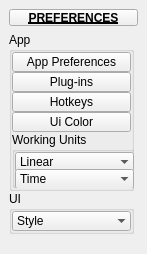
<?xml version="1.0" encoding="UTF-8"?>
<ui version="4.0">
 <class>QtUi</class>
 <widget class="QMainWindow" name="QtUi">
  <property name="enabled">
   <bool>true</bool>
  </property>
  <property name="geometry">
   <rect>
    <x>0</x>
    <y>0</y>
    <width>147</width>
    <height>254</height>
   </rect>
  </property>
  <property name="minimumSize">
   <size>
    <width>0</width>
    <height>0</height>
   </size>
  </property>
  <property name="maximumSize">
   <size>
    <width>999</width>
    <height>999</height>
   </size>
  </property>
  <property name="windowTitle">
   <string>Toolkit</string>
  </property>
  <property name="tabShape">
   <enum>QTabWidget::Triangular</enum>
  </property>
  <property name="dockNestingEnabled">
   <bool>true</bool>
  </property>
  <property name="dockOptions">
   <set>QMainWindow::AllowNestedDocks|QMainWindow::AllowTabbedDocks|QMainWindow::AnimatedDocks|QMainWindow::ForceTabbedDocks</set>
  </property>
  <widget class="QWidget" name="mainWindow">
   <layout class="QVBoxLayout" name="verticalLayout_2">
    <item>
     <widget class="PushButtonDraggable" name="draggable_header">
      <property name="minimumSize">
       <size>
        <width>19</width>
        <height>17</height>
       </size>
      </property>
      <property name="maximumSize">
       <size>
        <width>999</width>
        <height>17</height>
       </size>
      </property>
      <property name="font">
       <font>
        <weight>75</weight>
        <bold>true</bold>
        <underline>true</underline>
       </font>
      </property>
      <property name="text">
       <string>PREFERENCES</string>
      </property>
      <property name="checkable">
       <bool>true</bool>
      </property>
     </widget>
    </item>
    <item>
     <layout class="QVBoxLayout" name="verticalLayout">
      <property name="spacing">
       <number>0</number>
      </property>
      <item>
       <widget class="QGroupBox" name="app">
        <property name="minimumSize">
         <size>
          <width>125</width>
          <height>0</height>
         </size>
        </property>
        <property name="maximumSize">
         <size>
          <width>125</width>
          <height>999</height>
         </size>
        </property>
        <property name="title">
         <string>App</string>
        </property>
        <layout class="QVBoxLayout" name="verticalLayout_3">
         <property name="spacing">
          <number>0</number>
         </property>
         <property name="leftMargin">
          <number>0</number>
         </property>
         <property name="topMargin">
          <number>0</number>
         </property>
         <property name="rightMargin">
          <number>0</number>
         </property>
         <property name="bottomMargin">
          <number>0</number>
         </property>
         <item>
          <widget class="QPushButton" name="b010">
           <property name="minimumSize">
            <size>
             <width>0</width>
             <height>20</height>
            </size>
           </property>
           <property name="maximumSize">
            <size>
             <width>999</width>
             <height>20</height>
            </size>
           </property>
           <property name="text">
            <string>App Preferences</string>
           </property>
          </widget>
         </item>
         <item>
          <widget class="QPushButton" name="b009">
           <property name="minimumSize">
            <size>
             <width>0</width>
             <height>20</height>
            </size>
           </property>
           <property name="maximumSize">
            <size>
             <width>999</width>
             <height>20</height>
            </size>
           </property>
           <property name="text">
            <string>Plug-ins</string>
           </property>
          </widget>
         </item>
         <item>
          <widget class="QPushButton" name="b008">
           <property name="minimumSize">
            <size>
             <width>0</width>
             <height>20</height>
            </size>
           </property>
           <property name="maximumSize">
            <size>
             <width>999</width>
             <height>20</height>
            </size>
           </property>
           <property name="toolTip">
            <string>Platonic solids</string>
           </property>
           <property name="text">
            <string>Hotkeys</string>
           </property>
          </widget>
         </item>
         <item>
          <widget class="QPushButton" name="b001">
           <property name="minimumSize">
            <size>
             <width>0</width>
             <height>20</height>
            </size>
           </property>
           <property name="maximumSize">
            <size>
             <width>999</width>
             <height>20</height>
            </size>
           </property>
           <property name="toolTip">
            <string>Open color settings editor</string>
           </property>
           <property name="text">
            <string>Ui Color</string>
           </property>
          </widget>
         </item>
         <item>
          <widget class="QGroupBox" name="units">
           <property name="minimumSize">
            <size>
             <width>125</width>
             <height>56</height>
            </size>
           </property>
           <property name="maximumSize">
            <size>
             <width>125</width>
             <height>999</height>
            </size>
           </property>
           <property name="title">
            <string>Working Units</string>
           </property>
           <layout class="QVBoxLayout" name="verticalLayout_4">
            <property name="spacing">
             <number>0</number>
            </property>
            <property name="leftMargin">
             <number>0</number>
            </property>
            <property name="topMargin">
             <number>0</number>
            </property>
            <property name="rightMargin">
             <number>0</number>
            </property>
            <property name="bottomMargin">
             <number>0</number>
            </property>
            <item>
             <widget class="ComboBox" name="cmb001">
              <property name="minimumSize">
               <size>
                <width>0</width>
                <height>20</height>
               </size>
              </property>
              <property name="maximumSize">
               <size>
                <width>999</width>
                <height>20</height>
               </size>
              </property>
              <property name="toolTip">
               <string>Set working units: Linear</string>
              </property>
              <property name="maxCount">
               <number>999</number>
              </property>
              <property name="sizeAdjustPolicy">
               <enum>QComboBox::AdjustToContents</enum>
              </property>
              <property name="frame">
               <bool>false</bool>
              </property>
              <item>
               <property name="text">
                <string>Linear</string>
               </property>
              </item>
             </widget>
            </item>
            <item>
             <widget class="ComboBox" name="cmb002">
              <property name="minimumSize">
               <size>
                <width>0</width>
                <height>20</height>
               </size>
              </property>
              <property name="maximumSize">
               <size>
                <width>999</width>
                <height>20</height>
               </size>
              </property>
              <property name="toolTip">
               <string>Set working units: Time</string>
              </property>
              <property name="maxCount">
               <number>999</number>
              </property>
              <property name="sizeAdjustPolicy">
               <enum>QComboBox::AdjustToContents</enum>
              </property>
              <property name="frame">
               <bool>false</bool>
              </property>
              <item>
               <property name="text">
                <string>Time</string>
               </property>
              </item>
             </widget>
            </item>
           </layout>
          </widget>
         </item>
        </layout>
       </widget>
      </item>
      <item>
       <widget class="QGroupBox" name="ui">
        <property name="minimumSize">
         <size>
          <width>125</width>
          <height>0</height>
         </size>
        </property>
        <property name="maximumSize">
         <size>
          <width>125</width>
          <height>999</height>
         </size>
        </property>
        <property name="title">
         <string>UI</string>
        </property>
        <layout class="QVBoxLayout" name="verticalLayout_5">
         <property name="spacing">
          <number>0</number>
         </property>
         <property name="leftMargin">
          <number>0</number>
         </property>
         <property name="topMargin">
          <number>0</number>
         </property>
         <property name="rightMargin">
          <number>0</number>
         </property>
         <property name="bottomMargin">
          <number>0</number>
         </property>
         <item>
          <widget class="ComboBox" name="cmb003">
           <property name="minimumSize">
            <size>
             <width>0</width>
             <height>20</height>
            </size>
           </property>
           <property name="maximumSize">
            <size>
             <width>999</width>
             <height>20</height>
            </size>
           </property>
           <property name="toolTip">
            <string>Select shorcut menu set type.</string>
           </property>
           <property name="maxVisibleItems">
            <number>50</number>
           </property>
           <property name="sizeAdjustPolicy">
            <enum>QComboBox::AdjustToContentsOnFirstShow</enum>
           </property>
           <property name="frame">
            <bool>false</bool>
           </property>
           <item>
            <property name="text">
             <string>Style</string>
            </property>
           </item>
          </widget>
         </item>
        </layout>
       </widget>
      </item>
      <item>
       <spacer name="verticalSpacer_2">
        <property name="orientation">
         <enum>Qt::Vertical</enum>
        </property>
        <property name="sizeHint" stdset="0">
         <size>
          <width>20</width>
          <height>40</height>
         </size>
        </property>
       </spacer>
      </item>
     </layout>
    </item>
   </layout>
  </widget>
 </widget>
 <customwidgets>
  <customwidget>
   <class>PushButtonDraggable</class>
   <extends>QPushButton</extends>
   <header>widgets.pushbuttondraggable.h</header>
  </customwidget>
  <customwidget>
   <class>ComboBox</class>
   <extends>QComboBox</extends>
   <header>widgets.combobox.h</header>
  </customwidget>
 </customwidgets>
 <resources/>
 <connections/>
 <designerdata>
  <property name="gridDeltaX">
   <number>5</number>
  </property>
  <property name="gridDeltaY">
   <number>5</number>
  </property>
  <property name="gridSnapX">
   <bool>true</bool>
  </property>
  <property name="gridSnapY">
   <bool>true</bool>
  </property>
  <property name="gridVisible">
   <bool>true</bool>
  </property>
 </designerdata>
</ui>
